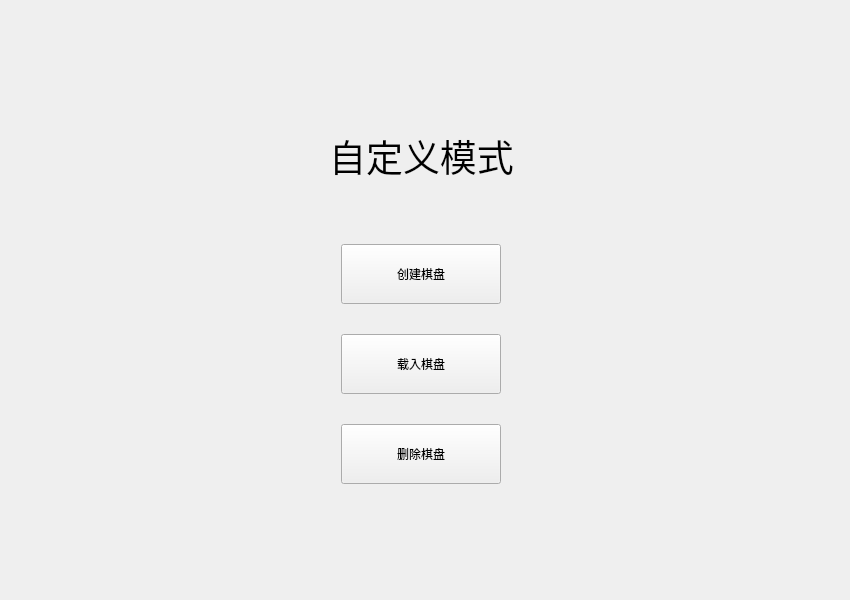
<?xml version="1.0" encoding="UTF-8"?>
<ui version="4.0">
 <class>CustomPage</class>
 <widget class="QWidget" name="CustomPage">
  <property name="geometry">
   <rect>
    <x>0</x>
    <y>0</y>
    <width>850</width>
    <height>600</height>
   </rect>
  </property>
  <property name="windowTitle">
   <string>Form</string>
  </property>
  <widget class="MainButton" name="loadBtn">
   <property name="geometry">
    <rect>
     <x>341</x>
     <y>334</y>
     <width>160</width>
     <height>60</height>
    </rect>
   </property>
   <property name="sizePolicy">
    <sizepolicy hsizetype="Fixed" vsizetype="Fixed">
     <horstretch>0</horstretch>
     <verstretch>0</verstretch>
    </sizepolicy>
   </property>
   <property name="minimumSize">
    <size>
     <width>160</width>
     <height>60</height>
    </size>
   </property>
   <property name="text">
    <string>载入棋盘</string>
   </property>
  </widget>
  <widget class="MainButton" name="creatBtn">
   <property name="geometry">
    <rect>
     <x>341</x>
     <y>244</y>
     <width>160</width>
     <height>60</height>
    </rect>
   </property>
   <property name="sizePolicy">
    <sizepolicy hsizetype="Fixed" vsizetype="Fixed">
     <horstretch>0</horstretch>
     <verstretch>0</verstretch>
    </sizepolicy>
   </property>
   <property name="minimumSize">
    <size>
     <width>160</width>
     <height>60</height>
    </size>
   </property>
   <property name="text">
    <string>创建棋盘</string>
   </property>
  </widget>
  <widget class="MainButton" name="deleteBtn">
   <property name="geometry">
    <rect>
     <x>341</x>
     <y>424</y>
     <width>160</width>
     <height>60</height>
    </rect>
   </property>
   <property name="text">
    <string>删除棋盘</string>
   </property>
  </widget>
  <widget class="QLabel" name="label">
   <property name="geometry">
    <rect>
     <x>276</x>
     <y>100</y>
     <width>291</width>
     <height>111</height>
    </rect>
   </property>
   <property name="font">
    <font>
     <family>Segoe UI Variable</family>
     <pointsize>28</pointsize>
    </font>
   </property>
   <property name="text">
    <string>自定义模式</string>
   </property>
   <property name="alignment">
    <set>Qt::AlignmentFlag::AlignCenter</set>
   </property>
  </widget>
 </widget>
 <customwidgets>
  <customwidget>
   <class>MainButton</class>
   <extends>QPushButton</extends>
   <header>mainbutton.h</header>
  </customwidget>
 </customwidgets>
 <resources/>
 <connections/>
</ui>
